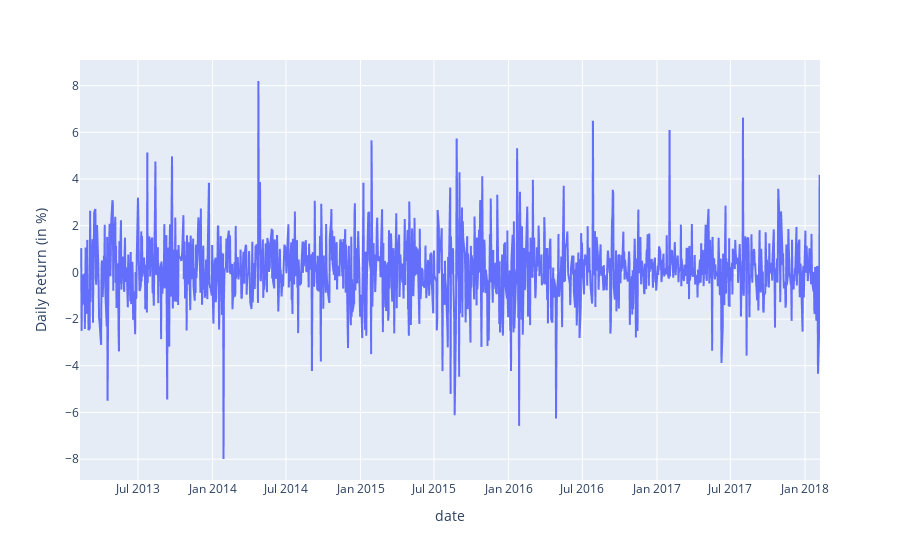

This figure's notebook cell:
### Code cell
plt.figure(figsize=(20,15))
px.line(apple, x='date', y='Daily Return (in %)')

### Figure 1 — Plotly figure (JSON) as saved in the notebook; plotly's stock layout.template omitted (floating-point values rounded to 4 significant figures; data arrays with more than 128 entries replaced by an {"elided": "..."} marker saying what was removed)
{"data": [{"hovertemplate": "date=%{x}<br>Daily Return (in %)=%{y}<extra></extra>", "legendgroup": "", "line": {"color": "#636efa", "dash": "solid"}, "marker": {"symbol": "circle"}, "mode": "lines", "name": "", "showlegend": false, "type": "scattergl", "x": {"elided": "1259 str values"}, "xaxis": "x", "y": {"elided": "1259 float values"}, "yaxis": "y"}], "layout": {"legend": {"tracegroupgap": 0}, "margin": {"t": 60}, "xaxis": {"anchor": "y", "domain": [0, 1], "title": {"text": "date"}}, "yaxis": {"anchor": "x", "domain": [0, 1], "title": {"text": "Daily Return (in %)"}}}}
